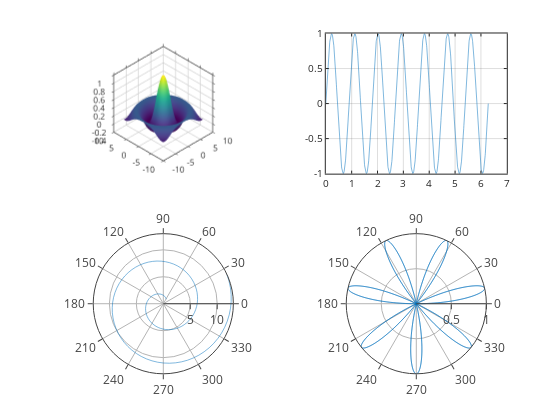

This figure's notebook cell:
### Markdown cell above
## Advanced plots using [Plotly](https://github.com/plotly/plotly.js), with zoom, cursors, and hover tooltips (experimental)

### Code cell
graphics_toolkit("plotly")

a = [1:0.1:13];
theta = linspace (0,2*pi,1000);
rho = sin (7*theta);

subplot(2,2,1);
sombrero()
grid on;
box on;

subplot(2,2,2);
plot(theta, rho);
grid on;
box on;

subplot(2,2,3);
polar(a,a)
grid on;
box on;

subplot(2,2,4);
polar(theta, rho);
grid on;
box on;

### Figure 1 — Plotly figure (JSON) as saved in the notebook; plotly's stock layout.template omitted (floating-point values rounded to 4 significant figures; data arrays with more than 128 entries replaced by an {"elided": "..."} marker saying what was removed)
{"data": [{"autocolorscale": "false", "cauto": "false", "cmax": 1, "cmin": -0.2172, "colorscale": [[0, "rgb(68,1,84)"], [0.01587, "rgb(69,6,90)"], [0.03175, "rgb(70,12,95)"], [0.04762, "rgb(71,18,101)"], [0.06349, "rgb(72,24,106)"], [0.07937, "rgb(72,29,111)"], [0.09524, "rgb(72,35,115)"], [0.1111, "rgb(71,40,119)"], [0.127, "rgb(71,45,123)"], [0.1429, "rgb(70,50,126)"], [0.1587, "rgb(68,55,129)"], [0.1746, "rgb(67,60,132)"], [0.1905, "rgb(65,64,134)"], [0.2063, "rgb(64,69,135)"], [0.2222, "rgb(62,74,137)"], [0.2381, "rgb(60,78,138)"], [0.254, "rgb(58,83,139)"], [0.2698, "rgb(56,87,140)"], [0.2857, "rgb(54,91,140)"], [0.3016, "rgb(52,95,141)"], [0.3175, "rgb(50,99,141)"], [0.3333, "rgb(48,103,141)"], [0.3492, "rgb(46,107,142)"], [0.3651, "rgb(45,111,142)"], [0.381, "rgb(43,115,142)"], [0.3968, "rgb(42,119,142)"], [0.4127, "rgb(40,123,142)"], [0.4286, "rgb(39,127,142)"], [0.4444, "rgb(37,130,142)"], [0.4603, "rgb(36,134,141)"], [0.4762, "rgb(34,138,141)"], [0.4921, "rgb(33,142,140)"], [0.5079, "rgb(32,146,140)"], [0.5238, "rgb(31,149,139)"], [0.5397, "rgb(30,153,138)"], [0.5556, "rgb(30,157,136)"], [0.5714, "rgb(31,161,135)"], [0.5873, "rgb(32,164,133)"], [0.6032, "rgb(34,168,131)"], [0.619, "rgb(38,172,129)"], [0.6349, "rgb(42,176,126)"], [0.6508, "rgb(47,179,123)"], [0.6667, "rgb(53,183,120)"], [0.6825, "rgb(59,186,117)"], [0.6984, "rgb(66,190,113)"], [0.7143, "rgb(73,193,109)"], [0.7302, "rgb(81,196,104)"], [0.746, "rgb(90,199,99)"], [0.7619, "rgb(99,202,94)"], [0.7778, "rgb(108,205,89)"], [0.7937, "rgb(117,208,83)"], [0.8095, "rgb(127,210,77)"], [0.8254, "rgb(137,213,71)"], [0.8413, "rgb(148,215,64)"], [0.8571, "rgb(158,217,57)"], [0.873, "rgb(169,219,50)"], [0.8889, "rgb(180,221,43)"], [0.9048, "rgb(190,223,36)"], [0.9206, "rgb(201,224,30)"], [0.9365, "rgb(212,225,26)"], [0.9524, "rgb(223,227,24)"], [0.9683, "rgb(233,228,25)"], [0.9841, "rgb(243,229,30)"], [1, "rgb(253,231,36)"]], "contours": {"x": {"highlight": true, "highlightcolor": "rgb(0, 0, 0)", "highlightwidth": 1, "show": false}, "y": {"highlight": true, "highlightcolor": "rgb(0, 0, 0)", "highlightwidth": 1, "show": false}, "z": {"highlight": true, "highlightcolor": "rgb(0, 0, 0)", "highlightwidth": 1, "show": false}}, "name": "", "scene": "scene", "showlegend": false, "showscale": false, "surfacecolor": {"elided": "41x41 float values"}, "type": "surface", "visibility": true, "x": [-8, -7.6, -7.2, -6.8, -6.4, -6, -5.6, -5.2, -4.8, -4.4, -4, -3.6, -3.2, -2.8, -2.4, -2, -1.6, -1.2, -0.8, -0.4, 0, 0.4, 0.8, 1.2, 1.6, 2, 2.4, 2.8, 3.2, 3.6, 4, 4.4, 4.8, 5.2, 5.6, 6, 6.4, 6.8, 7.2, 7.6, 8], "y": [-8, -7.6, -7.2, -6.8, -6.4, -6, -5.6, -5.2, -4.8, -4.4, -4, -3.6, -3.2, -2.8, -2.4, -2, -1.6, -1.2, -0.8, -0.4, 0, 0.4, 0.8, 1.2, 1.6, 2, 2.4, 2.8, 3.2, 3.6, 4, 4.4, 4.8, 5.2, 5.6, 6, 6.4, 6.8, 7.2, 7.6, 8], "z": {"elided": "41x41 float values"}}, {"line": {"color": "rgb(0,113,188)", "dash": "solid", "width": 0.5}, "marker": {"color": "rgb(0,113,188)", "line": {"color": "rgb(0,113,188)"}, "size": 6, "symbol": "none"}, "mode": "lines", "name": "", "showlegend": false, "type": "scatter", "visibility": true, "x": {"elided": "1000 float values"}, "xaxis": "x", "y": {"elided": "1000 float values"}, "yaxis": "y"}, {"line": {"color": "rgb(0,113,188)", "dash": "solid", "width": 0.5}, "marker": {"color": "rgb(0,113,188)", "line": {"color": "rgb(0,113,188)"}, "size": 6, "symbol": "none"}, "mode": "lines", "name": "", "r": [1, 1.1, 1.2, 1.3, 1.4, 1.5, 1.6, 1.7, 1.8, 1.9, 2, 2.1, 2.2, 2.3, 2.4, 2.5, 2.6, 2.7, 2.8, 2.9, 3, 3.1, 3.2, 3.3, 3.4, 3.5, 3.6, 3.7, 3.8, 3.9, 4, 4.1, 4.2, 4.3, 4.4, 4.5, 4.6, 4.7, 4.8, 4.9, 5, 5.1, 5.2, 5.3, 5.4, 5.5, 5.6, 5.7, 5.8, 5.9, 6, 6.1, 6.2, 6.3, 6.4, 6.5, 6.6, 6.7, 6.8, 6.9, 7, 7.1, 7.2, 7.3, 7.4, 7.5, 7.6, 7.7, 7.8, 7.9, 8, 8.1, 8.2, 8.3, 8.4, 8.5, 8.6, 8.7, 8.8, 8.9, 9, 9.1, 9.2, 9.3, 9.4, 9.5, 9.6, 9.7, 9.8, 9.9, 10.0, 10.1, 10.2, 10.3, 10.4, 10.5, 10.6, 10.7, 10.8, 10.9, 11.0, 11.1, 11.2, 11.3, 11.4, 11.5, 11.6, 11.7, 11.8, 11.9, 12, 12.1, 12.2, 12.3, 12.4, 12.5, 12.6, 12.7, 12.8, 12.9, 13], "showlegend": false, "subplot": "polar", "theta": [1, 1.1, 1.2, 1.3, 1.4, 1.5, 1.6, 1.7, 1.8, 1.9, 2, 2.1, 2.2, 2.3, 2.4, 2.5, 2.6, 2.7, 2.8, 2.9, 3, 3.1, -3.083, -2.983, -2.883, -2.783, -2.683, -2.583, -2.483, -2.383, -2.283, -2.183, -2.083, -1.983, -1.883, -1.783, -1.683, -1.583, -1.483, -1.383, -1.283, -1.183, -1.083, -0.9832, -0.8832, -0.7832, -0.6832, -0.5832, -0.4832, -0.3832, -0.2832, -0.1832, -0.08319, 0.01681, 0.1168, 0.2168, 0.3168, 0.4168, 0.5168, 0.6168, 0.7168, 0.8168, 0.9168, 1.017, 1.117, 1.217, 1.317, 1.417, 1.517, 1.617, 1.717, 1.817, 1.917, 2.017, 2.117, 2.217, 2.317, 2.417, 2.517, 2.617, 2.717, 2.817, 2.917, 3.017, 3.117, -3.066, -2.966, -2.866, -2.766, -2.666, -2.566, -2.466, -2.366, -2.266, -2.166, -2.066, -1.966, -1.866, -1.766, -1.666, -1.566, -1.466, -1.366, -1.266, -1.166, -1.066, -0.9664, -0.8664, -0.7664, -0.6664, -0.5664, -0.4664, -0.3664, -0.2664, -0.1664, -0.06637, 0.03363, 0.1336, 0.2336, 0.3336, 0.4336], "thetaunit": "radians", "type": "scatterpolar", "visibility": true}, {"line": {"color": "rgb(0,113,188)", "dash": "solid", "width": 0.5}, "marker": {"color": "rgb(0,113,188)", "line": {"color": "rgb(0,113,188)"}, "size": 6, "symbol": "none"}, "mode": "lines", "name": "", "r": {"elided": "1000 float values"}, "showlegend": false, "subplot": "polar2", "theta": {"elided": "1000 float values"}, "thetaunit": "radians", "type": "scatterpolar", "visibility": true}], "layout": {"height": 420, "hovermode": "closest", "margin": {"b": 0, "l": 0, "r": 0, "t": 0}, "plot_bgcolor": "rgba(0, 0, 0, 0)", "polar": {"angularaxis": {"size": 10, "tickmode": "array", "tickvals": [0, 30, 60, 90, 120, 150, 180, 210, 240, 270, 300, 330], "type": "linear"}, "domain": {"x": [0.13, 0.4532], "y": [0.11, 0.4437]}, "radialaxis": {"autorange": true, "range": [0, 13], "size": 10, "tickmode": "array", "tickvals": [5, 10, 15], "type": "linear"}}, "polar2": {"angularaxis": {"size": 10, "tickmode": "array", "tickvals": [0, 30, 60, 90, 120, 150, 180, 210, 240, 270, 300, 330], "type": "linear"}, "domain": {"x": [0.5818, 0.905], "y": [0.11, 0.4437]}, "radialaxis": {"autorange": true, "range": [0, 1.0], "size": 10, "tickmode": "array", "tickvals": [0.5, 1], "type": "linear"}}, "scene": {"aspectmode": "auto", "aspectratio": {"x": 1, "y": 1, "z": 1}, "camera": {"projection": {"type": "orthographic"}}, "domain": {"x": [0.13, 0.4532], "y": [0.5866, 0.9202]}, "xaxis": {"autorange": false, "exponentformat": "none", "gridcolor": "", "gridwidth": 1.5, "linecolor": "rgb(38,38,38)", "linewidth": 1.5, "mirror": "ticks", "range": [10, -10], "showgrid": true, "showline": true, "side": "bottom", "spikedash": "solid", "spikemode": "across", "spikesides": false, "spikethickness": 1, "tickangle": 0, "tickcolor": "rgb(38,38,38)", "tickfont": {"color": "rgb(38,38,38)", "size": 10}, "ticklen": 3, "ticks": "outside", "ticktext": ["-10", "-5", "0", "5", "10"], "tickvals": [-10, -5, 0, 5, 10], "title": {"font": {"color": "rgb(0, 0, 0)", "size": 11}, "text": ""}, "type": "linear", "visible": true, "zeroline": false}, "yaxis": {"autorange": false, "exponentformat": "none", "gridcolor": "", "gridwidth": 1.5, "linecolor": "rgb(38,38,38)", "linewidth": 1.5, "mirror": "ticks", "range": [10, -10], "showgrid": true, "showline": true, "side": "left", "spikedash": "solid", "spikemode": "across", "spikesides": false, "spikethickness": 1, "tickangle": 0, "tickcolor": "rgb(38,38,38)", "tickfont": {"color": "rgb(38,38,38)", "size": 10}, "ticklen": 3, "ticks": "outside", "ticktext": ["-10", "-5", "0", "5", "10"], "tickvals": [-10, -5, 0, 5, 10], "title": {"font": {"color": "rgb(0, 0, 0)", "size": 11}, "text": ""}, "type": "linear", "visible": true, "zeroline": false}, "zaxis": {"autorange": false, "exponentformat": "none", "gridcolor": "", "gridwidth": 1.5, "linecolor": "rgb(38,38,38)", "linewidth": 1.5, "mirror": "ticks", "range": [-0.4, 1], "showgrid": true, "showline": true, "side": "none", "spikedash": "solid", "spikemode": "across", "spikesides": false, "spikethickness": 1, "tickangle": 0, "tickcolor": "rgb(38,38,38)", "tickfont": {"color": "rgb(38,38,38)", "size": 10}, "ticklen": 3, "ticks": "outside", "ticktext": ["-0.4", "-0.2", "0", "0.2", "0.4", "0.6", "0.8", "1"], "tickvals": [-0.4, -0.2, 0, 0.2, 0.4, 0.6, 0.8, 1], "title": {"font": {"color": "rgb(0, 0, 0)", "size": 11}, "text": ""}, "type": "linear", "visible": true, "zeroline": false}}, "showlegend": false, "width": 560, "xaxis": {"anchor": "y", "autorange": false, "domain": [0.5818, 0.905], "exponentformat": "none", "gridcolor": "rgba(38,38,38,0.15)", "gridwidth": 1, "linecolor": "rgb(38,38,38)", "linewidth": 1, "mirror": "ticks", "range": [0, 7], "showgrid": true, "showline": true, "side": "bottom", "spikedash": "solid", "spikemode": "across", "spikesides": false, "spikethickness": 1, "tickangle": 0, "tickcolor": "rgb(38,38,38)", "tickfont": {"color": "rgb(38,38,38)", "size": 10}, "ticklen": 3, "ticks": "inside", "ticktext": ["0", "1", "2", "3", "4", "5", "6", "7"], "tickvals": [0, 1, 2, 3, 4, 5, 6, 7], "title": {"font": {"color": "rgb(0, 0, 0)", "size": 11}, "text": ""}, "type": "linear", "visible": true, "zeroline": false}, "yaxis": {"anchor": "x", "autorange": false, "domain": [0.5866, 0.9202], "exponentformat": "none", "gridcolor": "rgba(38,38,38,0.15)", "gridwidth": 1, "linecolor": "rgb(38,38,38)", "linewidth": 1, "mirror": "ticks", "range": [-1, 1], "showgrid": true, "showline": true, "side": "left", "spikedash": "solid", "spikemode": "across", "spikesides": false, "spikethickness": 1, "tickangle": 0, "tickcolor": "rgb(38,38,38)", "tickfont": {"color": "rgb(38,38,38)", "size": 10}, "ticklen": 3, "ticks": "inside", "ticktext": ["-1", "-0.5", "0", "0.5", "1"], "tickvals": [-1, -0.5, 0, 0.5, 1], "title": {"font": {"color": "rgb(0, 0, 0)", "size": 11}, "text": ""}, "type": "linear", "visible": true, "zeroline": false}}}
